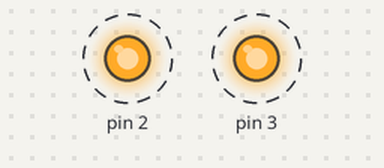
The sketch below on a simulated Arduino Uno, built with avr-gcc and run on an emulated ATmega328P. On the bench: output pins drawn as LEDs (lit = HIGH). Dashed ring = blinking.

Above: at 0.35 s.
Timing chart, 0 to 3.0 s (numbered marks = the images above):
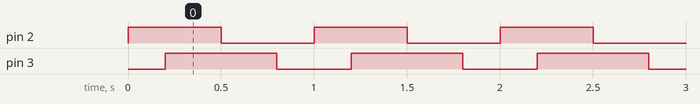

The sketch:

pratica_5.ino
```cpp
#define T 1000

typedef struct{
  int gpio;
  bool state;
} led_t;

led_t led_red = {2, false};
led_t led_orange = {3, false};

void toggle(led_t * led);
void setup_led(led_t * led);

void setup() {
  led_setup(&led_red);
  led_setup(&led_orange);
}

void loop() {
  led_toggle(&led_red);
  delay(T/5);
  led_toggle(&led_orange);
  delay(3*T/10);
  led_toggle(&led_red);
  delay(3*T/10);
  led_toggle(&led_orange);
  delay(T/5);
}

void led_toggle(led_t * led){
  digitalWrite(led->gpio, (led->state = !led->state));
}

void led_setup(led_t * led){
  pinMode(led->gpio, OUTPUT); // configura o pino a ser usado pelo LED
  digitalWrite(led->gpio, led->state); //  aplica o estado inicial ao LED
}
```

Measured:
- by itself, pin 2: alternates HIGH for 0.50 s and LOW for 0.50 s
- by itself, pin 3: alternates HIGH for 0.60 s and LOW for 0.40 s
- by itself, everything shown: repeats every 1.0 s, in 4 steps
